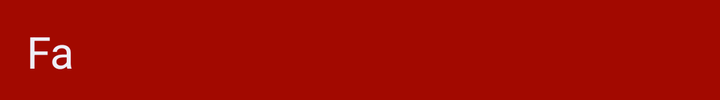
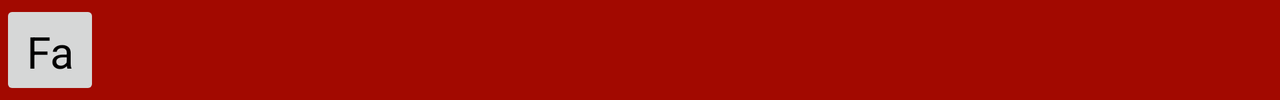

Two renders of one Android screen. The first uses the default layout on a phone; the second uses the alternative layout the repository ships for a different screen configuration, on a matching device. The two XML files are below.
<!-- AndroidManifest.xml: application theme AppTheme -->
<!-- res/layout/single_lot.xml -->
<?xml version="1.0" encoding="utf-8"?>
<RelativeLayout xmlns:android="http://schemas.android.com/apk/res/android"
    android:orientation="vertical" android:layout_width="50dp"
    android:layout_height="50dp">


    <ImageView
        android:layout_width="70dp"
        android:layout_height="70dp"
        android:id="@+id/lot_cell"
        android:layout_centerHorizontal="true"
        android:layout_alignParentTop="true"
        android:textAlignment="center"
        android:contentDescription="lot"
        android:foregroundTint="@color/light_blue"/>

    <TextView
        android:layout_width="fill_parent"
        android:layout_height="fill_parent"
        android:textAppearance="?android:attr/textAppearanceLarge"
        android:text="Fa"
        android:id="@+id/lot_number_textview"
        android:layout_centerVertical="true"
        android:layout_centerHorizontal="true"
        android:textColor="@color/off_white"
        android:textAlignment="center"
        android:paddingTop="11dp"
        android:layout_alignParentEnd="false" />
</RelativeLayout>
<!-- resources referenced by this layout -->
<resources>
  <color name="light_blue"> #00BFFF</color>
  <color name="off_white"> #EFEEF7</color>
  <style name="AppTheme" parent="Theme.AppCompat.Light.DarkActionBar">
          
          <item name="android:windowBackground">@color/red</item>
          <item name="colorPrimary">@color/red</item>
          <item name="colorPrimaryDark">@color/red</item>
          <item name="colorAccent">@color/light_greyblue</item>
          <item name="android:textColorPrimary">@color/off_white</item>
          <item name="android:textColorSecondary">@color/off_black</item>
          <item name="android:fontFamily" />
      </style>
  <color name="red"> #A20900</color>
  <color name="light_greyblue"> #D9F7FA</color>
  <color name="off_black"> #0D0809</color>
</resources>
<!-- res/layout-land/single_lot.xml (the repository's variant of the layout above) -->
<!-- drawn on the phone turned sideways -->
<?xml version="1.0" encoding="utf-8"?>
<RelativeLayout xmlns:android="http://schemas.android.com/apk/res/android"
    android:orientation="vertical" android:layout_width="50dp"
    android:layout_height="50dp">


    <ImageButton
        android:layout_width="fill_parent"
        android:layout_height="fill_parent"
        android:id="@+id/imageButton2"
        android:layout_centerHorizontal="true"
        android:layout_alignParentTop="true"
        android:textAlignment="center" />

    <TextView
        android:layout_width="50dp"
        android:layout_height="50dp"
        android:textAppearance="?android:attr/textAppearanceLarge"
        android:text="Fa"
        android:id="@+id/lot_number_textview"
        android:layout_centerVertical="true"
        android:layout_centerHorizontal="true"
        android:textColor="#000000"
        android:textAlignment="center"
        android:paddingTop="11dp"
        android:layout_alignParentEnd="true" />
</RelativeLayout>
<!-- resources referenced by the variant -->
<!-- as the phone turned sideways resolves them -->
<resources>
  <style name="AppTheme" parent="Theme.AppCompat.Light.DarkActionBar">
          
          <item name="android:windowBackground">@color/red</item>
          <item name="colorPrimary">@color/red</item>
          <item name="colorPrimaryDark">@color/red</item>
          <item name="colorAccent">@color/light_greyblue</item>
          <item name="android:textColorPrimary">@color/off_white</item>
          <item name="android:textColorSecondary">@color/off_black</item>
          <item name="android:fontFamily" />
      </style>
  <color name="red"> #A20900</color>
  <color name="light_greyblue"> #D9F7FA</color>
  <color name="off_white"> #EFEEF7</color>
  <color name="off_black"> #0D0809</color>
</resources>
